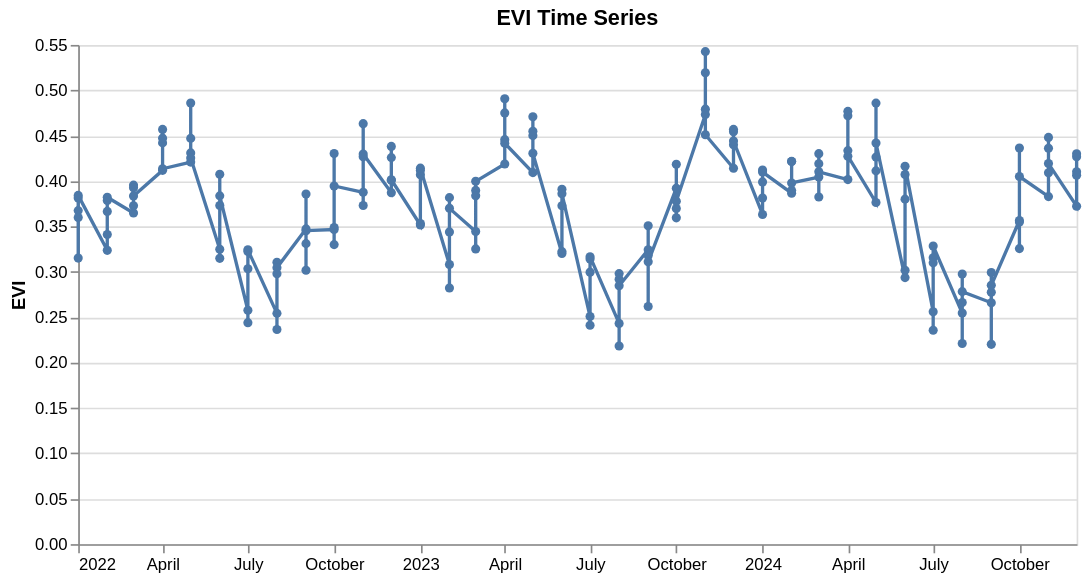

Notebook code for this chart:
### Markdown cell above
## Visualize the time series

`plot_time_series` shows the EVI signal over time. With 3 years of monthly data, seasonal patterns become visible.

### Code cell
evy.plot_time_series(df, value_col="mean")

### Figure 1 — Vega-Lite specification as saved in the notebook (floating-point values rounded to 4 significant figures; data arrays with more than 128 entries replaced by an {"elided": "..."} marker saying what was removed)
{"config": {"view": {"continuousWidth": 300, "continuousHeight": 300}}, "layer": [{"mark": {"type": "line", "point": true}, "encoding": {"x": {"field": "date", "title": "", "type": "temporal"}, "y": {"field": "mean", "title": "EVI", "type": "quantitative"}}, "title": "EVI Time Series"}, {"mark": {"type": "rule", "color": "gray"}, "encoding": {"opacity": {"condition": [{"param": "param_ee5dd68014745b8d", "value": 0.3, "empty": false}], "value": 0}, "tooltip": [{"field": "date", "timeUnit": "yearmonth", "title": "Date", "type": "temporal"}, {"field": "mean", "format": ".3f", "title": "EVI", "type": "quantitative"}], "x": {"axis": {"grid": false}, "field": "date", "type": "temporal"}}, "name": "view_fef6fa1255953ff6_1"}], "data": {"name": "data-83f4aa1334ab5038f9ab20c8865f7fdc"}, "height": 300, "params": [{"name": "param_ee5dd68014745b8d", "select": {"type": "point", "fields": ["date"], "nearest": true, "on": "pointerover"}, "views": ["view_fef6fa1255953ff6_1"]}], "width": 600, "$schema": "https://vega.github.io/schema/vega-lite/v6.1.0.json", "datasets": {"data-83f4aa1334ab5038f9ab20c8865f7fdc": {"elided": "180 records"}}}
